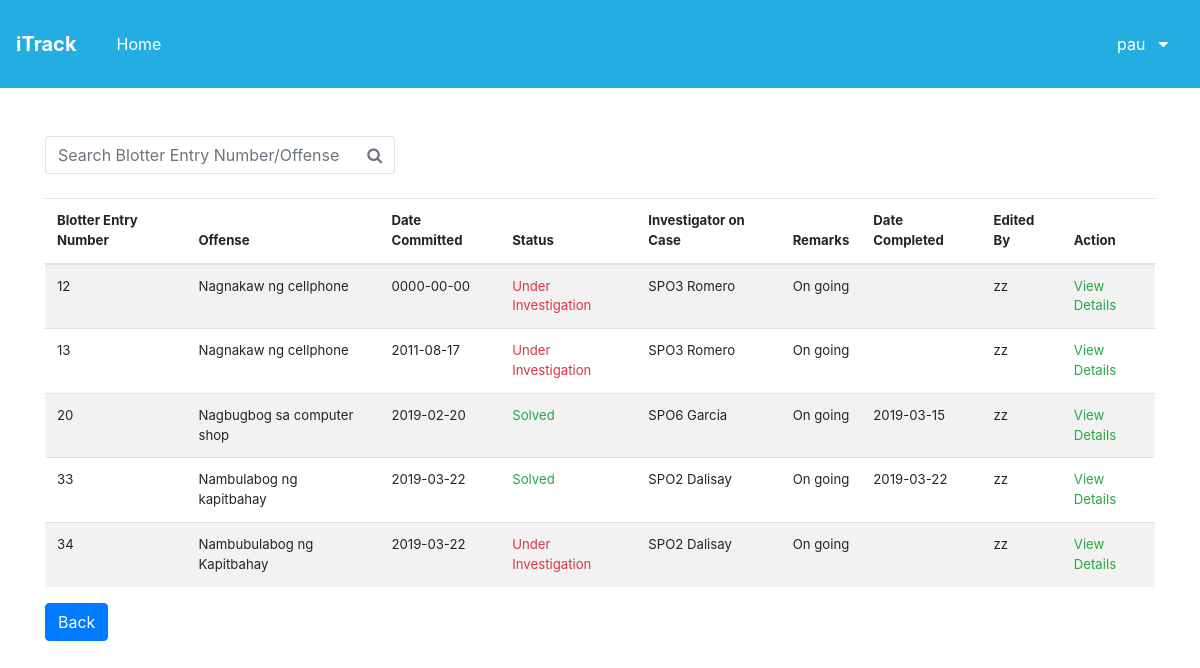
Screenshot of /itrackfinal/casecompleteArchive.php (signed in) with the database file from the repository.
### tables this page shows
CREATE TABLE `adminview` (
  `userID` int(11) NOT NULL,
  `benNum` int(11) NOT NULL,
  `compOffense` varchar(150) NOT NULL,
  `dateComi` date NOT NULL,
  `compStatus` longtext NOT NULL,
  `compInv` varchar(200) NOT NULL,
  `compRemarks` longtext NOT NULL,
  `remark_id` int(11) NOT NULL,
  `dateCompl` date DEFAULT NULL
);

### itrackfinal/casecompleteArchive.php (the view, shortened to what this page needs)
<?php
    require "adminheader.php";
?>
<?php
   include_once 'includes/admin.inc.php';
?>
<!DOCTYPE html>
<html lang="en">
<head>
    <link rel="stylesheet" href="css/bootstrap.css">
    <link href="//maxcdn.bootstrapcdn.com/font-awesome/4.7.0/css/font-awesome.min.css" rel="stylesheet">
</head>
<body>
    <br>
<br>
    <div class="container">
        <div class="row">
            <div class="col-md-4">
                <div class="input-group">
                    <input id="search" class="form-control py-2 border-right-0 border" type="text"placeholder="Search Blotter Entry Number/Offense" >
                    <span class="input-group-append">
                        <button class="btn btn-outline-secondary border-left-0 border" type="button">
                            <i class="fa fa-search"></i>
                        </button>
                    </span>
                </div>
            </div>
        </div>
        <br>
        <div class="row">
            <div class="col-md-12">
                <table id="myTable">
                <table class="table table-striped">
                    <thead>
                        <th> Blotter Entry Number</th>
                        <th>Offense</th>
                        <th>Date Committed</th>
                        <th>Status</th>
                        <th>Investigator on Case</th>
                        <th>Remarks</th>
                        <th> Date Completed </th>
                        <th> Edited By </th>
                        <th> Action </th>
                    </thead>
                    <tbody id="table-body">
                        <?php
                        $sql = "SELECT* FROM adminview";
                        $select_case = mysqli_query($conn, $sql);
                        while($row = mysqli_fetch_assoc($select_case))
                        {
                            $benNum = $row['benNum'];
                            $compOffense = $row['compOffense'];
                            $dateComi = $row['dateComi'];
                            $compStatus = $row['compStatus'];
                            $compInv = $row['compInv'];
                            $compRemarks = $row['compRemarks'];
                            $dateCompl= $row['dateCompl'];
                            echo"<tr>";
                            echo "<td> $benNum </td>";
                            echo "<td> $compOffense </td>";
                            echo "<td> $dateComi </td>";
                            if($compStatus == 'under_investigation'){
                                echo "<td class='text-danger'> Under Investigation </td>";
                            }else if($compStatus == 'cleared'){
                                echo "<td class='text-info'> Cleared </td>";
                            }else if($compStatus == 'solved'){
                                echo "<td class='text-success'> Solved </td>";
                            }else{
                                echo "<td > Status Unknown </td>";
                            }
                            echo "<td> $compInv </td>";
                            echo "<td> $compRemarks </td>";
                            echo "<td> $dateCompl </td>";
                            echo "<td>zz</td>";
                            echo "<td><a href='caseDetails.php' class='text-success'>View Details</a></td>";
                            echo "</tr>";
                        }
                        ?>
                    </tbody>
                </table>
                <button  type="button" name="Cancel" class="btn btn-primary" formation="/homeitrack.php">
                            <a href= 'homeitrack.php' style="color:white;text-decoration:none">Back</a>
                </button>
                <br>
                <br>
            </div>
        </div>
    </div>
</body>
</html>

### itrackfinal/assets/css/style.css (style rules this page uses)
.btn { display: inline-flex; align-items: center; }
*, *:before, *:after { box-sizing: inherit; }

### rows the page displays
adminview: benNum "12", compOffense "Nagnakaw ng cellphone", dateComi "0000-00-00", shows "Under Investigation", compInv "SPO3 Romero", compRemarks "On going"
adminview: benNum "13", compOffense "Nagnakaw ng cellphone", dateComi "2011-08-17", shows "Under Investigation", compInv "SPO3 Romero", compRemarks "On going"
adminview: benNum "20", compOffense "Nagbugbog sa computer shop", dateComi "2019-02-20", compStatus "Solved", compInv "SPO6 Garcia", compRemarks "On going", dateCompl "2019-03-15"
adminview: benNum "33", compOffense "Nambulabog ng kapitbahay", dateComi "2019-03-22", compStatus "Solved", compInv "SPO2 Dalisay", compRemarks "On going", dateCompl "2019-03-22"
adminview: benNum "34", compOffense "Nambubulabog ng Kapitbahay", dateComi "2019-03-22", shows "Under Investigation", compInv "SPO2 Dalisay", compRemarks "On going"

### other values shown
$_SESSION['userUid'] "pau"
